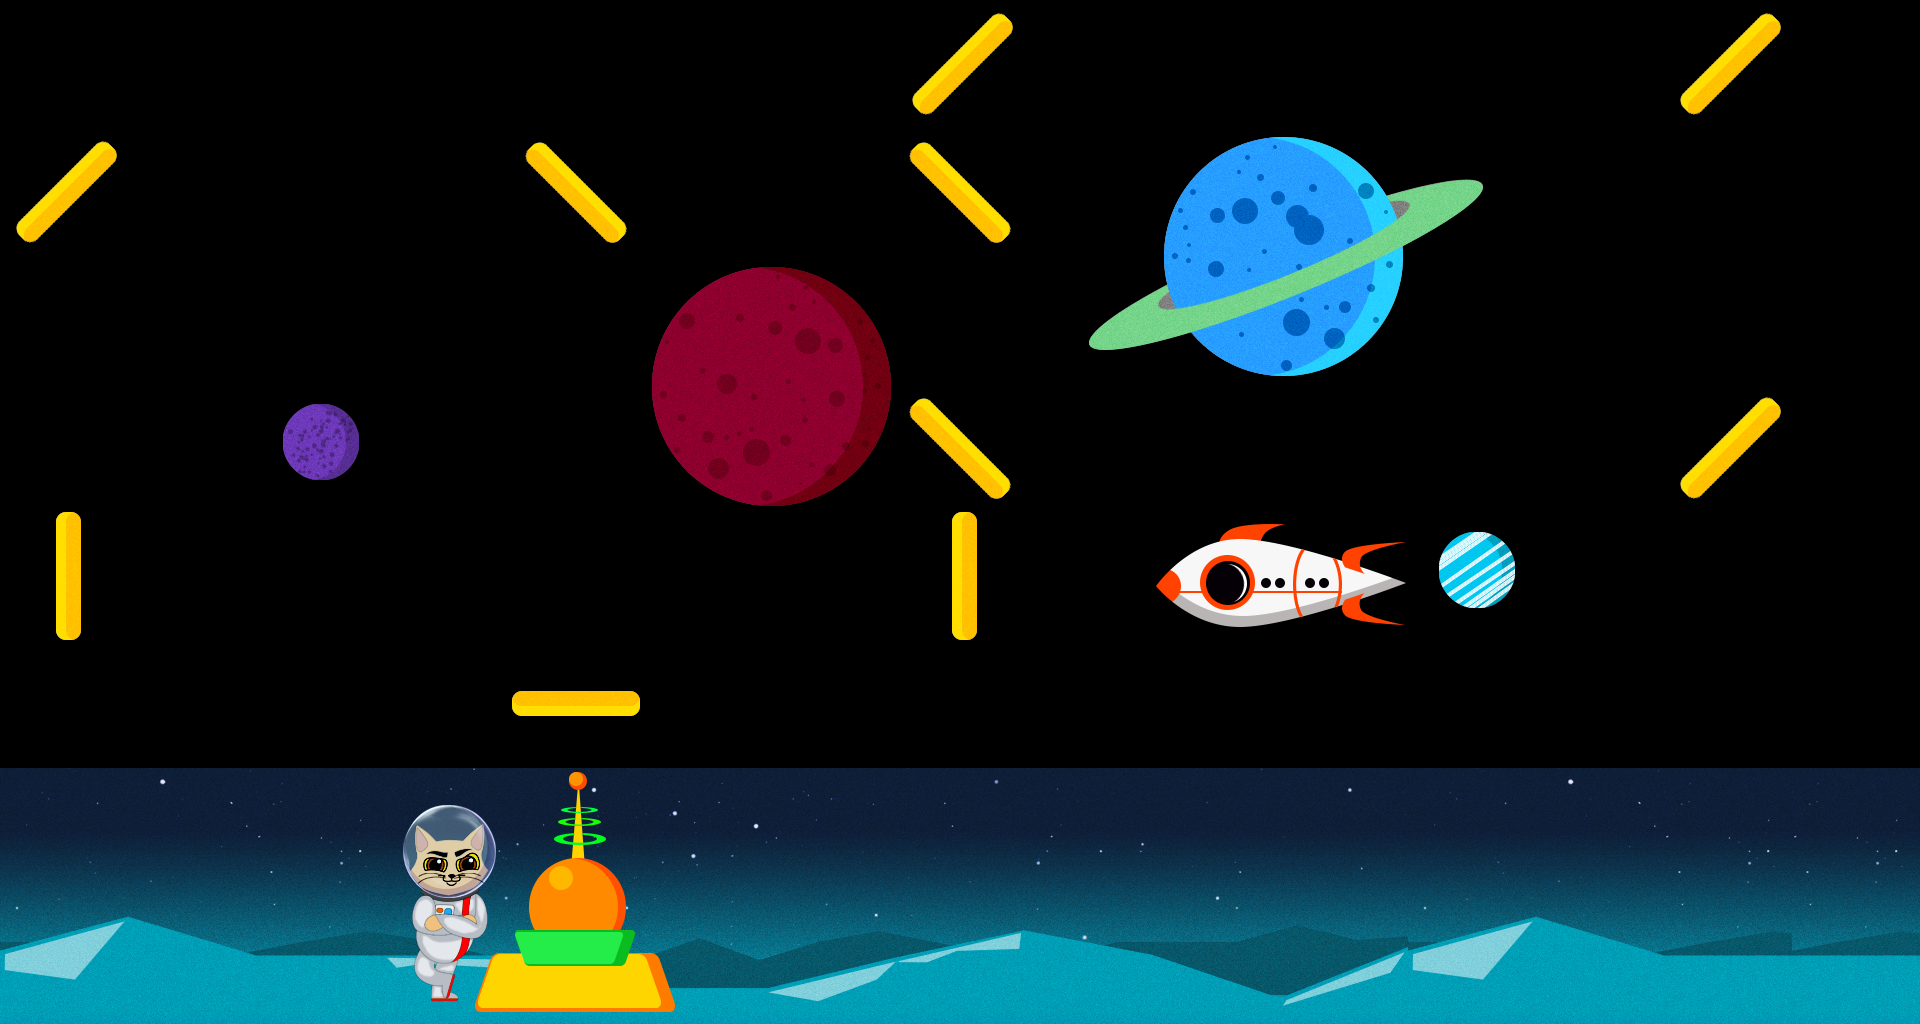

Rendered tile map (Tiled .tmx) drawn with the repository's tilesets; below, a short description and the full map source, tile grids included:
An orthogonal 15x8 tile map with 128x128 px tiles, 3 tile layers (BackgroudLayer, PlayerLayer, GameLayer), 2 tilesets.

<map version="1.0" tiledversion="1.1.0" orientation="orthogonal" renderorder="right-down" width="15" height="8" tilewidth="128" tileheight="128" infinite="0" nextobjectid="1">
 <tileset firstgid="1" source="tiles.tsx" />
 <tileset firstgid="65" source="template_assets_v1.tsx" />
 <layer name="BackgroudLayer" width="15" height="8">
  <data encoding="csv">
0,0,0,0,0,0,0,0,0,0,0,0,0,0,0,
0,0,0,0,0,0,0,0,0,0,0,0,0,0,0,
0,0,0,0,0,0,0,0,0,0,0,0,0,0,0,
0,0,0,0,0,0,0,0,0,0,0,0,0,0,0,
0,0,0,0,0,0,0,0,0,0,0,0,0,0,0,
0,0,0,0,0,0,0,0,0,0,0,0,0,0,0,
158,159,160,161,162,163,164,165,166,167,168,158,159,160,160,
173,174,175,176,177,178,179,180,181,182,183,173,174,175,175
</data>
 </layer>
 <layer name="PlayerLayer" width="15" height="8">
  <data encoding="csv">
0,0,0,0,0,0,0,0,0,0,0,0,0,0,0,
0,0,0,0,0,0,0,0,0,0,0,0,0,0,0,
0,0,0,0,0,0,0,0,0,0,0,0,0,0,0,
0,0,0,0,0,0,0,0,0,0,0,0,0,0,0,
0,0,0,0,0,0,0,0,0,0,0,0,0,0,0,
0,0,0,0,0,0,0,0,0,0,0,0,0,0,0,
0,0,0,136,0,0,0,0,0,0,0,0,0,0,0,
0,0,0,151,0,0,0,0,0,0,0,0,0,0,0
</data>
 </layer>
 <layer name="GameLayer" width="15" height="8">
  <data encoding="csv">
0,142,0,0,0,0,0,120,0,0,0,0,0,120,0,
120,0,0,0,121,0,0,121,82,83,84,85,0,0,0,
0,0,0,0,0,113,114,0,97,98,99,100,0,0,100,
0,0,101,0,0,128,129,121,0,0,0,0,0,120,0,
119,0,0,0,0,0,0,119,0,92,93,102,0,0,0,
0,0,0,0,122,0,0,0,0,0,0,0,0,0,0,
0,0,0,89,90,91,0,0,0,0,0,0,0,0,0,
0,0,0,104,105,106,0,0,0,0,0,0,0,0,0
</data>
 </layer>
</map>
